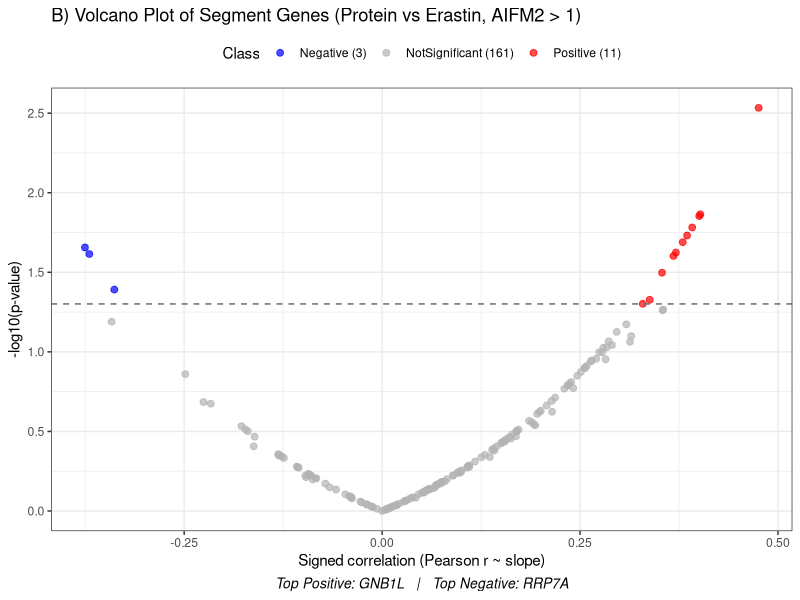

This chart was generated by the following R code: (Note: this script raises an error after producing the figure.)
# =========================
# PANEL B: Volcano Plot of Gene Regression Results + Stats Table
# =========================
library(readr)
library(dplyr)
library(ggplot2)
library(ggpubr)
library(tidyr)
library(tibble)
library(gridExtra)

# ======================
# 1. Load regression results + segment map
# ======================
reg_results <- read_csv("data/processed/GeneRegressionResults.csv")
gene_segment_map <- read_csv("data/processed/Gene_Segment_Map.csv")

cat("??? Regression results loaded:", nrow(reg_results), "genes\n")
cat("??? Gene-segment map loaded:", nrow(gene_segment_map), "pairs\n")

# ======================
# 2. Filter to genes in segments
# ======================
segment_genes <- unique(gene_segment_map$Gene)

volcano_data <- reg_results %>%
  filter(Gene %in% segment_genes) %>%
  filter(!is.na(Slope), !is.na(Pvalue)) %>%
  mutate(
    PearsonR = sqrt(R2) * sign(Slope)  # reconstruct signed correlation
  )

# ======================
# 3. Counts per class for legend
# ======================
counts <- volcano_data %>%
  count(Class)

class_labels <- setNames(
  paste0(counts$Class, " (", counts$n, ")"),
  counts$Class
)

# ======================
# 4. Top genes for caption
# ======================
top_pos_gene <- volcano_data %>%
  filter(Class == "Positive") %>%
  arrange(Pvalue) %>%
  slice(1) %>%
  pull(Gene)

top_neg_gene <- volcano_data %>%
  filter(Class == "Negative") %>%
  arrange(Pvalue) %>%
  slice(1) %>%
  pull(Gene)

caption_text <- paste0(
  "Top Positive: ", ifelse(length(top_pos_gene)==0, "None", top_pos_gene),
  "   |   Top Negative: ", ifelse(length(top_neg_gene)==0, "None", top_neg_gene)
)

# ======================
# 5. Volcano Plot
# ======================
volcano <- ggplot(volcano_data, aes(x = PearsonR, y = -log10(Pvalue), color = Class)) +
  geom_point(alpha = 0.7, size = 2) +
  geom_hline(yintercept = -log10(0.05), linetype = "dashed", color = "grey40") +
  scale_color_manual(
    values = c("Positive"="red", "Negative"="blue",
               "NotSignificant"="grey70", "Unknown"="black"),
    labels = class_labels
  ) +
  theme_bw() +
  labs(title = "B) Volcano Plot of Segment Genes (Protein vs Erastin, AIFM2 > 1)",
       x = "Signed correlation (Pearson r ~ slope)",
       y = "-log10(p-value)",
       caption = caption_text) +
  theme(legend.position = "top",
        plot.caption = element_text(hjust = 0.5, size = 10, face = "italic"))

ggsave("figures/PanelB_SegmentGenes_Volcano.png",
       volcano, width = 9, height = 7, dpi = 300)

cat("??? Volcano plot saved to PanelB_SegmentGenes_Volcano.png\n")

# ======================
# 6. Statistics table for Positive/Negative genes
# ======================
stats_table <- volcano_data %>%
  filter(Class %in% c("Positive", "Negative")) %>%
  arrange(Class, Pvalue) %>%
  select(Gene, Class, Slope, PearsonR, Pvalue, R2, N)

# Save as CSV
write_csv(stats_table, "data/processed/PanelB_PosNeg_Stats.csv")
cat("??? Stats table saved to PanelB_PosNeg_Stats.csv\n")

# Save as PNG (table preview)
stats_plot <- tableGrob(stats_table, rows = NULL, theme = ttheme_default())

ggsave("figures/PanelB_PosNeg_Stats.png",
       stats_plot, width = 12, height = 8, dpi = 300)

cat("??? Stats table with Positive/Negative genes saved to PanelB_PosNeg_Stats.png\n")

# ======================
## ======================
# ======================
# 7. Heatmap of PearsonR (Positive=Red, Negative=Blue, NA=White)
# ======================
library(dplyr)
library(tidyr)
library(pheatmap)
library(RColorBrewer)

# ====================================
# 7.1. Filter significant genes (Positive/Negative only)
# ====================================
heatmap_data <- reg_results_seg %>%
  filter(Class %in% c("Positive", "Negative")) %>%
  select(Gene, SegmentID, Slope) %>%   # using slope, replace with PearsonR if available
  group_by(Gene, SegmentID) %>%
  summarise(Value = mean(Slope, na.rm = TRUE), .groups = "drop") %>%
  pivot_wider(names_from = SegmentID, values_from = Value, values_fill = NA)

# ====================================
# 7.2. Convert to matrix
# ====================================
heatmap_mat <- as.data.frame(heatmap_data)
rownames(heatmap_mat) <- heatmap_mat$Gene
heatmap_mat <- heatmap_mat[, -1, drop = FALSE]

# Force columns (segments) into numeric order: seg1, seg2, ???
seg_order <- paste0("seg", 1:28)  
seg_order <- intersect(seg_order, colnames(heatmap_mat))  # keep only those present
heatmap_mat <- heatmap_mat[, seg_order, drop = FALSE]

# ====================================
# 7.3. Define color palette (blue ??? white ??? red)
# ====================================
color_palette <- colorRampPalette(c("blue", "white", "red"))(100)
value_range <- max(abs(heatmap_mat), na.rm = TRUE)
breaks <- seq(-value_range, value_range, length.out = 101)

# ====================================
# 7.4. Plot & save
# ====================================
png("figures/PanelC_Heatmap.png", width = 1400, height = 1000, res = 150)
pheatmap(
  heatmap_mat,
  color = color_palette,
  breaks = breaks,
  cluster_rows = TRUE,       # cluster genes
  cluster_cols = FALSE,      # keep segments in fixed order
  main = "Heatmap of Significant Genes across Segments",
  fontsize_row = 6, fontsize_col = 8,
  na_col = "white"
)
dev.off()

cat("??? Heatmap saved with segments ordered from seg1 ??? seg28\n")
